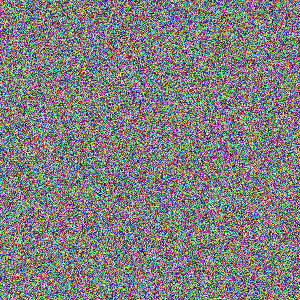

The Python source for this figure:
# Fails bilde.py
# Autors: Artis Erglis

import numpy, Image

masivs = numpy.random.rand(300,300,3) * 255
bilde = Image.fromarray(masivs.astype('uint8')).convert('RGBA')
bilde.save('bilde.png')
